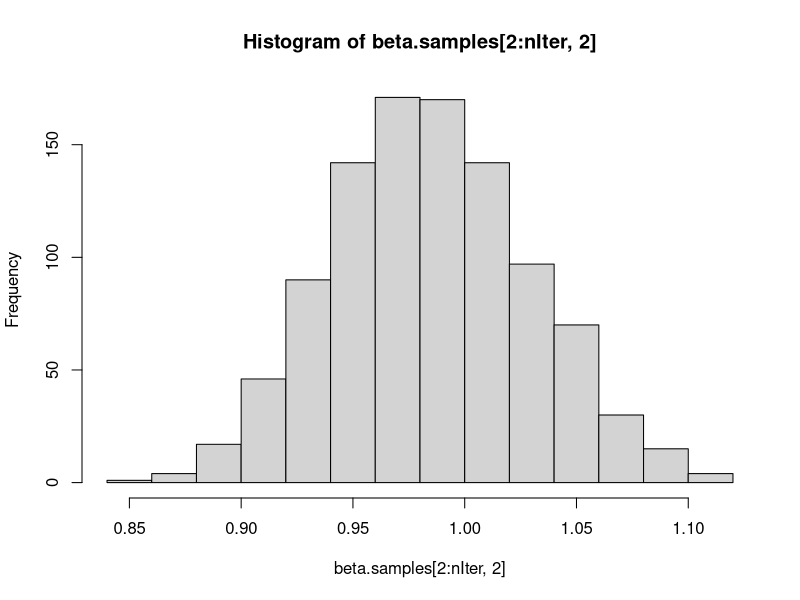
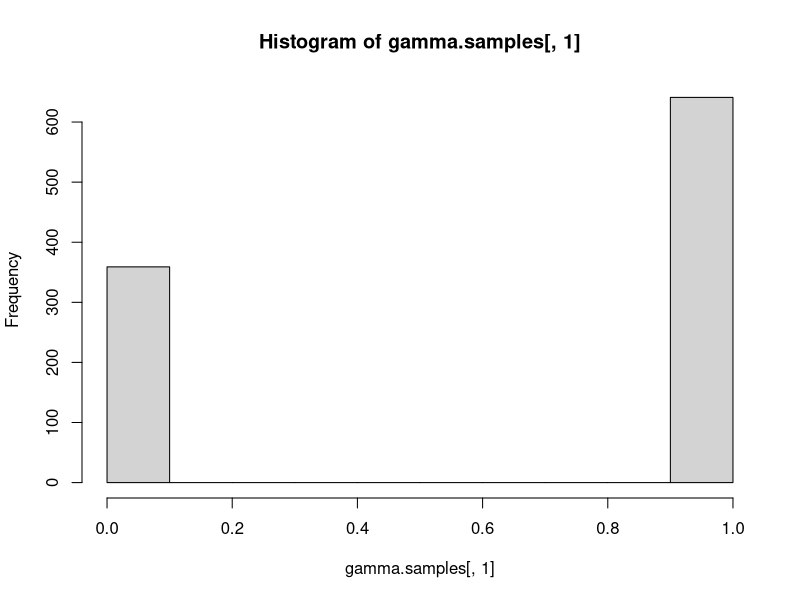

Here is the R script that generated these plots, in order:
## ---- chunk 1
knitr::opts_chunk$set(echo = TRUE)
library(mvtnorm)
## ---- chunk 2
### simulate data 
### 2 covariates, A_0 has a direct effect on one but not the other
### y depends on the last measured treatment and X1

set.seed(3)
n = 1000
u = rnorm(n, mean = 0, sd = 2)
Z1 = rnorm(n)
X1 = rnorm(n)

A1 = rbinom(n, 1, prob = plogis(Z1 + X1)) # higher probability of treatment when X's are >

Z2 = rnorm(n, mean = 0.8 * Z1 + u)
X2 = rnorm(n, mean = 0.7 * X1 - A1 + u) # responds to treatment

A2 = rbinom(n, 1, prob = plogis(Z2 + X2)) # higher probability of treatment when X's are >

Y = rnorm(n, mean = 0.7 * X2 - A2 + u)

dat = data.frame(Z1, Z2, X1, X2, A1, A2, Y)
## ---- chunk 3

# tweak this to take multiple predictors (or one)

# simulate data
set.seed(1)
n = 500
# binary predictor
X = cbind( rbinom(n, 1, prob = 0.4), rnorm(n) )
beta.true = c(0.2, 1)
p = length(beta.true)
y = rnorm(n, mean = X %*% beta.true)

# MCMC

nIter = 1000

nu_1 = 5
nu_0 = 0.4

gamma.samples = array(0, dim = c(nIter,p))
theta.samples = array(0.5, dim = nIter)
beta.samples = array(0, dim = c(nIter,p))
sigsq.samples = array(1, dim = nIter)

for(it in 2:nIter) {
  # sample theta
  theta.samples[it] = rbeta(1, shape1 = sum(gamma.samples[it-1,]) + 1  ,shape2 = p - sum(gamma.samples[it-1,]) + 1 )
  
  # sample gamma
  pg = rep(0,p) # hold the gamma probabilities
  
  for(pred in 1:p) {
    
    a = (theta.samples[it] * dnorm(beta.samples[it-1,p],mean = 0, sd = nu_1))
    b = (1-theta.samples[it]) * dnorm(beta.samples[it-1,p],mean = 0, sd = nu_0)
    pg[pred] = a/(a+b)
    
  }
  
  gamma.samples[it,] = rbinom(p, 1, prob = pg)
  
  # sample beta
  M =  t(X) %*% X * ( sigsq.samples[it-1]^(-1) ) + diag ( ifelse(gamma.samples[it,] == 1, 1/nu_1, 1/nu_0)) 
  beta.samples[it,] = rmvnorm(1, mean = sigsq.samples[it-1]^(-1) * solve(M) %*% t(X) %*% y, sigma = solve(M) )
  
  # sample sigsq
  ss = sum ( (y - X %*% beta.samples[it,])^2 )
  sigsq.samples[it] = 1/rgamma(1, shape = (n+1)/2, rate = (ss + 1)/2  )
  
}

summary(lm(y~X))

hist(beta.samples[2:nIter,2])
hist(gamma.samples[,1])
